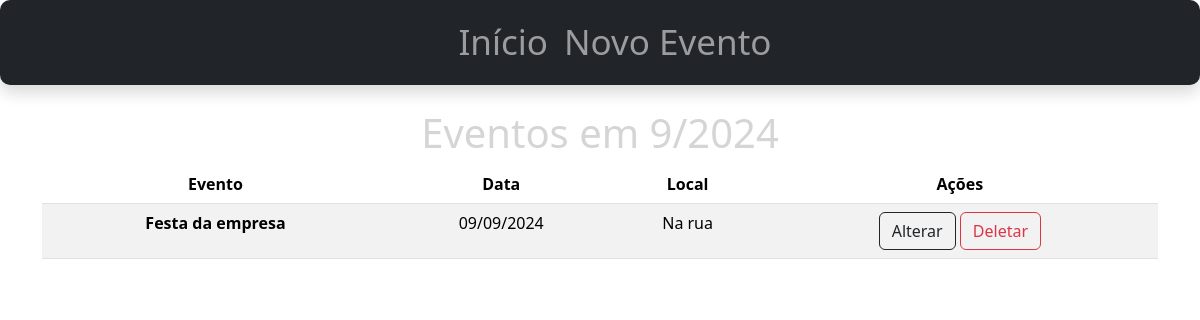
/eventos/2024/9/, run on the app's committed database.
### lista/models.py (models this page shows)
class Evento(models.Model):
    nome = models.CharField(max_length=100, null=False, blank=False)
    data = models.DateField(default='DD-MM-YYYY',null=True, blank=True)
    hora = models.TimeField(default=datetime.time(9, 0),null=True, blank=True)
    numero_convidados = models.CharField(max_length=30,null=False, blank=False)
    local = models.CharField(max_length=100,null=False, blank=False)

### lista/views.py (the view)
# urls.py: path('eventos/<int:ano>/<int:mes>/', EventosDoMesView.as_view(), name='eventos_do_mes'),
class EventosDoMesView(ListView):
    model = Evento
    template_name = 'lista/eventos_do_mes.html'
    context_object_name = 'eventos'
    def get_queryset(self):
        ano = self.kwargs['ano']
        mes = self.kwargs['mes']
        return Evento.objects.filter(data__year=ano, data__month=mes).order_by('data')
    def get_context_data(self, **kwargs):
        context = super().get_context_data(**kwargs)
        context['ano'] = self.kwargs['ano']
        context['mes'] = self.kwargs['mes']
        return context

### lista/templates/lista/eventos_do_mes.html
{% extends 'index.html' %}
{% block content %}
<h1 class="mt-4 text-center">Eventos em {{ mes }}/{{ ano }}</h1>
<table class="table table-striped text-center">
    <thead>
      <tr>
        <th scope="col">Evento</th>
        <th scope="col">Data</th>
        <th scope="col">Local</th>
        <th scope="col">Ações</th>
      </tr>
    </thead>
    <tbody>
        {% for evento in eventos %}
        <tr>
            <th scope="row">{{ evento.nome }}</th>
            <td>{{ evento.data|date:"d/m/Y" }}</td>
            <td>{{ evento.local }}</td>
            <td>
                <a href="{% url 'eventos_edicao' evento.pk %}" class="btn btn-outline-dark"> Alterar</a>
                <a href="{% url 'eventos_delete' evento.pk %}" class="btn btn-outline-danger">Deletar</a>
            </td>
        </tr>
        {% endfor %}
    </tbody>
  </table>
{% endblock %}

### lista/static/lista/css/styles.css (style rules this page uses)
* { margin: 0; border: 0; padding: 0; box-sizing: border-box; }
body { background-image: url("https://th.bing.com/th/id/R.e82100be15b9a94d2866ad62d64e6284?rik=vXybgOWakE81hg&pid=ImgRaw&r=0"); background-repeat: no-repeat; background-size: cover; }
h1 { color:#d6d5d5; text-align: center; }
.table { color: #d6d5d5; }

### data on the page
Evento: nome "Festa da empresa", data "09/09/2024", local "Na rua"

### other printed values
{{ mes }} "9"
{{ ano }} "2024"
